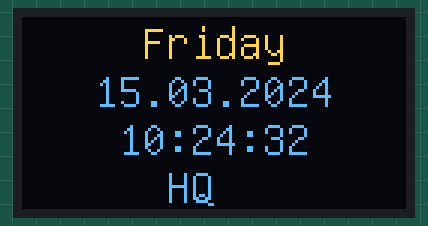
Simulated run of this sketch. Board: Arduino Leonardo, built with avr-gcc and run on an emulated ATmega32U4. Shown: 128×64 one-colour display. The OLED is the two-colour kind (top 16 rows yellow); the local clock reads 2024-03-15 10:24:30 at power-on unless the sketch sets it; what the sketch prints to the serial monitor is not drawn.

Above: at 2.4 s.
At 6.5 s:
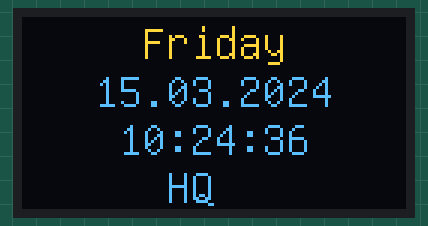
At 10.5 s:
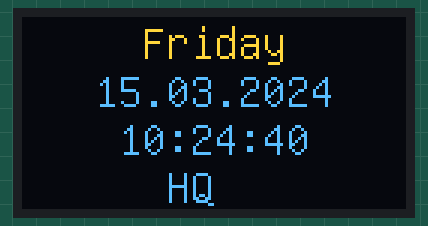
At 20.0 s:
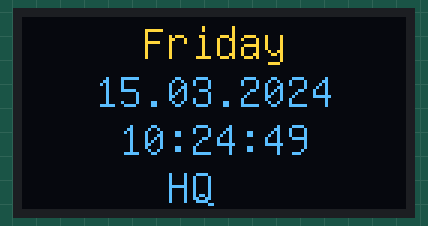
At 28.1 s:
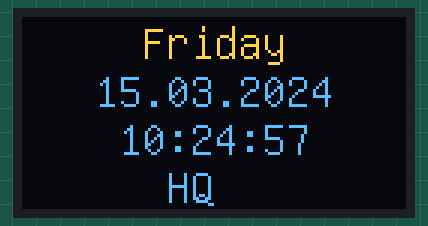
At 37.5 s:
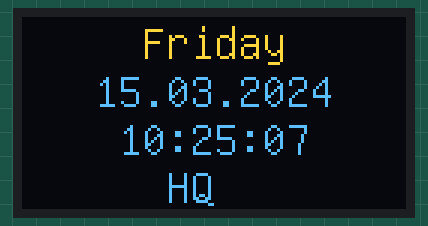

The sketch:

time.ino
```cpp
#include <DS3231.h>
#include <U8glib.h>
// Init the DS3231 using the hardware interface
DS3231  rtc(SDA, SCL);

 U8GLIB_SSD1306_128X64 u8g(U8G_I2C_OPT_DEV_0|U8G_I2C_OPT_NO_ACK|U8G_I2C_OPT_FAST);

void setup()
{
  // Setup Serial connection
  Serial.begin(115200);
  // Uncomment the next line if you are using an Arduino Leonardo
  //while (!Serial) {}
  // Initialize the rtc object
  rtc.begin();
  // The following lines can be uncommented to set the date and time

 // rtc.setDOW(FRIDAY);     // Set Day-of-Week to SUNDAY

 // rtc.setTime(22, 55, 0);     // Set the time to 12:00:00 (24hr format)

 // rtc.setDate(19, 9, 2019);   // Set the date to January 1st, 2014


  u8g.firstPage();
  do {
      u8g.setFont(u8g_font_unifont);
  } while( u8g.nextPage());
  delay(1000);

}
void loop()

{

  // Send Day-of-Week

  Serial.print(rtc.getDOWStr());

  Serial.print(" ");


  // Send date

  Serial.print(rtc.getDateStr());

  Serial.print(" -- ");


  // Send time

  Serial.println(rtc.getTimeStr());


  // Wait one second before repeating :)

  delay (1000);


 u8g.firstPage();
  do {
      u8g.setPrintPos(0,14);
      u8g.print(String("     ")+rtc.getDOWStr());
      u8g.setPrintPos(0,30);
      u8g.print(String("   ")+rtc.getDateStr());
      u8g.setPrintPos(0,46);
      u8g.print(String("    ")+rtc.getTimeStr());
      u8g.setPrintPos(0,62);
      u8g.print("      HQ");
  }
  while( u8g.nextPage() );

}
```

Measured:
- what the display in image 1 shows lasts 1.4 s, from 6.4 s to 7.8 s
- what the display in image 5 shows lasts 1.3 s, from 37.5 s to 38.8 s
